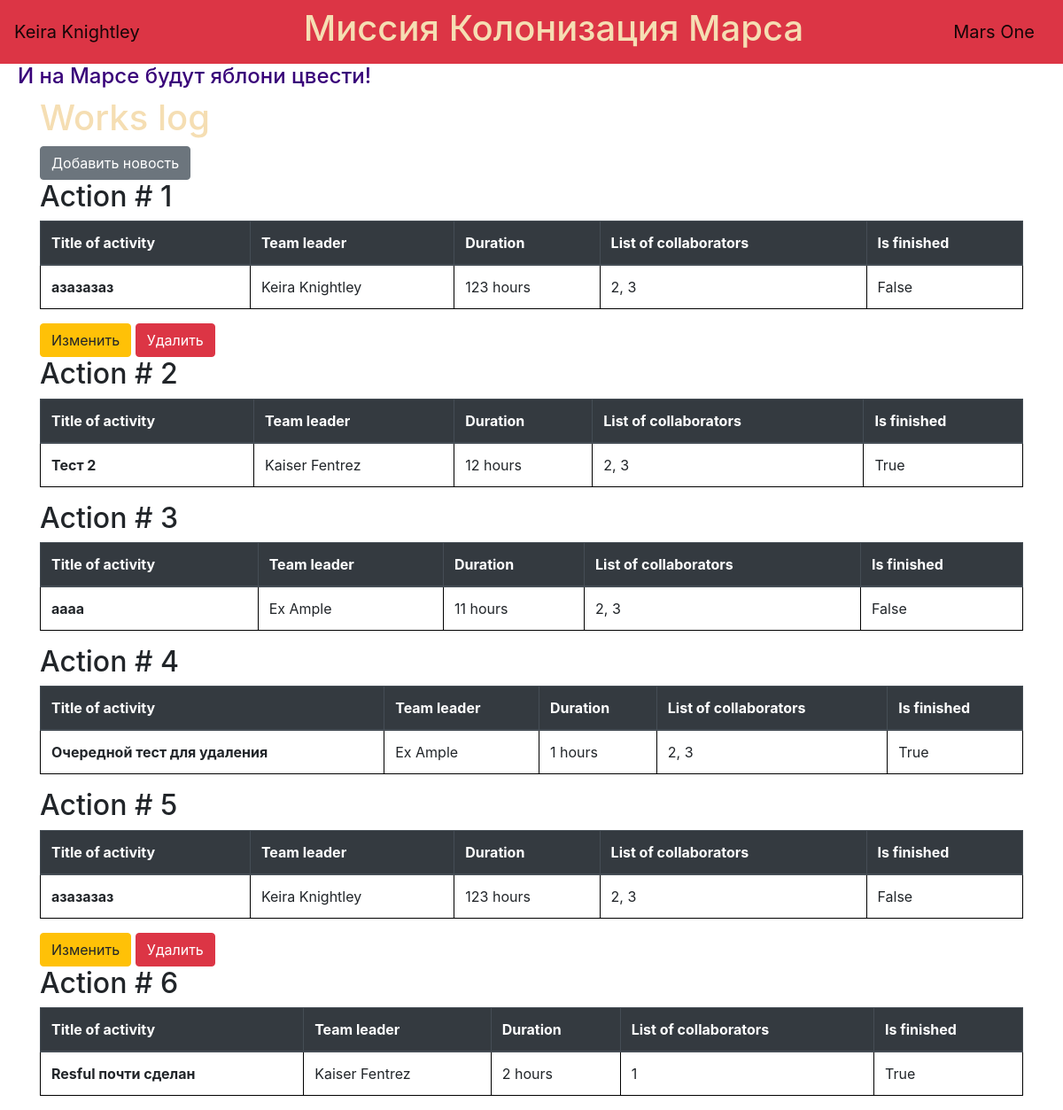
Screenshot of / (signed in) with the database file from the repository.
### data/users.py (models this page shows, shortened)
class User(SqlAlchemyBase, UserMixin, SerializerMixin):
    __tablename__ = 'users'
    id = sqlalchemy.Column(sqlalchemy.Integer,
                           primary_key=True, autoincrement=True)
    surname = sqlalchemy.Column(sqlalchemy.String, nullable=True)
    name = sqlalchemy.Column(sqlalchemy.String, nullable=True)
    age = sqlalchemy.Column(sqlalchemy.Integer)
    position = sqlalchemy.Column(sqlalchemy.String, nullable=True)
    speciality = sqlalchemy.Column(sqlalchemy.String, nullable=True)
    address = sqlalchemy.Column(sqlalchemy.String, nullable=True)
    email = sqlalchemy.Column(sqlalchemy.String,
                              index=True, unique=True, nullable=True)
    hashed_password = sqlalchemy.Column(sqlalchemy.String, nullable=True)
    modified_date = sqlalchemy.Column(sqlalchemy.DateTime,
                                      default=datetime.datetime.now)
    jobs = orm.relation("Jobs", back_populates='user')

### data/jobs.py (models this page shows, shortened)
class Jobs(SqlAlchemyBase, UserMixin, SerializerMixin):
    __tablename__ = 'jobs'
    id = sqlalchemy.Column(sqlalchemy.Integer,
                           primary_key=True, autoincrement=True)
    team_leader = sqlalchemy.Column(sqlalchemy.Integer,
                                sqlalchemy.ForeignKey("users.id"))
    job = sqlalchemy.Column(sqlalchemy.Integer, nullable=True)
    work_size = sqlalchemy.Column(sqlalchemy.Integer)
    collaborators = sqlalchemy.Column(sqlalchemy.String, nullable=True)
    end_date = sqlalchemy.Column(sqlalchemy.DateTime,
                                 default=datetime.datetime.now)
    start_date = sqlalchemy.Column(sqlalchemy.DateTime,
                                   default=datetime.datetime.now)
    is_finished = sqlalchemy.Column(sqlalchemy.Boolean, nullable=True)
    user = orm.relation('User')

### main.py (the view)
@app.route("/")
def index():
    db_sess = db_session.create_session()
    jobs = db_sess.query(Jobs).all()
    return render_template("index.html", jobs=jobs)

### data/db_session.py (called while the page is built)
def create_session() -> Session:
    global __factory
    return __factory()

### main.py (called while the page is built)
@login_manager.user_loader
def load_user(user_id):
    db_sess = db_session.create_session()
    return db_sess.query(User).get(user_id)

### templates/index.html
{% extends "base.html" %}
{% block content %}
<h1>Works log</h1>
{% if current_user.is_authenticated %}
<a href="jobs" class="btn btn-secondary">Добавить новость</a>
{% endif %}
{% for item in jobs%}
<h2> Action # {{item.id}} </h2>
<table class="table">
    <thead class="thead-dark">
    <tr>
        <th scope="col">Title of activity</th>
        <th scope="col">Team leader</th>
        <th scope="col">Duration</th>
        <th scope="col">List of collaborators</th>
        <th scope="col">Is finished</th>
    </tr>
    </thead>
    <tbody>
    <tr>
        <th scope="row">{{item.job}}</th>
        <td>{{item.user.surname}} {{item.user.name}}</td>
        <td>{{item.work_size}} hours</td>
        <td>{{item.collaborators}}</td>
        <td>{{item.is_finished}}</td>
    </tr>
    </tbody>
</table>
{% if (current_user.is_authenticated and current_user == item.user) or current_user.id == 1 %}
<div>
    <a href="/jobs/{{ item.id }}" class="btn btn-warning">
        Изменить
    </a>
    <a href="/jobs_delete/{{ item.id }}" class="btn btn-danger">
        Удалить
    </a>
</div>
{% endif %}
{% endfor %}
{% endblock %}

### templates/base.html (shortened to what this page needs)
<!doctype html>
<html lang="en">
<head>
    <link rel="stylesheet" type="text/css" href="{{ url_for('static', filename='css/style2.css') }}">
    <link rel="stylesheet" href="https://stackpath.bootstrapcdn.com/bootstrap/4.4.1/css/bootstrap.min.css"
>
</head>
<body>
    <header>
        <nav class="navbar navbar-light bg-danger">
            {% if current_user.is_authenticated %}
            <a class="navbar-brand" href="/logout">{{ current_user.surname}} {{ current_user.name }}</a>
            {% else %}
            <p>
                <a class="btn btn-primary " href="/register">Зарегистрироваться</a>
                <a class="btn btn-success" href="/login">Войти</a>
            </p>
            {% endif %}
            <h1>Миссия Колонизация Марса</h1>
            <a class="navbar-brand" href="#">Mars One</a>
        </nav>
    </header>
    <h4>И на Марсе будут яблони цвести!</h4>
    <main role="main" class="container">
        {% block content %}{% endblock %}
    </main>
</body>
</html>

### static/css/style2.css (style rules this page uses)
h4 { padding-left: 20px; color: rgb(56, 0, 121); }
h1 { color: wheat; }
table, th, td { border: 1px solid black; border-collapse: collapse; }
td { padding: 100px; }

### rows the page displays
User: surname "Keira", name "Knightley"
Jobs: id "1", job "азазазаз", user.surname "Keira", user.name "Knightley", work_size "123", collaborators "2, 3", is_finished "False"
Jobs: id "2", job "Тест 2", user.surname "Kaiser", user.name "Fentrez", work_size "12", collaborators "2, 3", is_finished "True"
Jobs: id "3", job "аааа", user.surname "Ex", user.name "Ample", work_size "11", collaborators "2, 3", is_finished "False"
Jobs: id "4", job "Очередной тест для удаления", user.surname "Ex", user.name "Ample", work_size "1", collaborators "2, 3", is_finished "True"
Jobs: id "5", job "азазазаз", user.surname "Keira", user.name "Knightley", work_size "123", collaborators "2, 3", is_finished "False"
Jobs: id "6", job "Resful почти сделан", user.surname "Kaiser", user.name "Fentrez", work_size "2", collaborators "1", is_finished "True"
